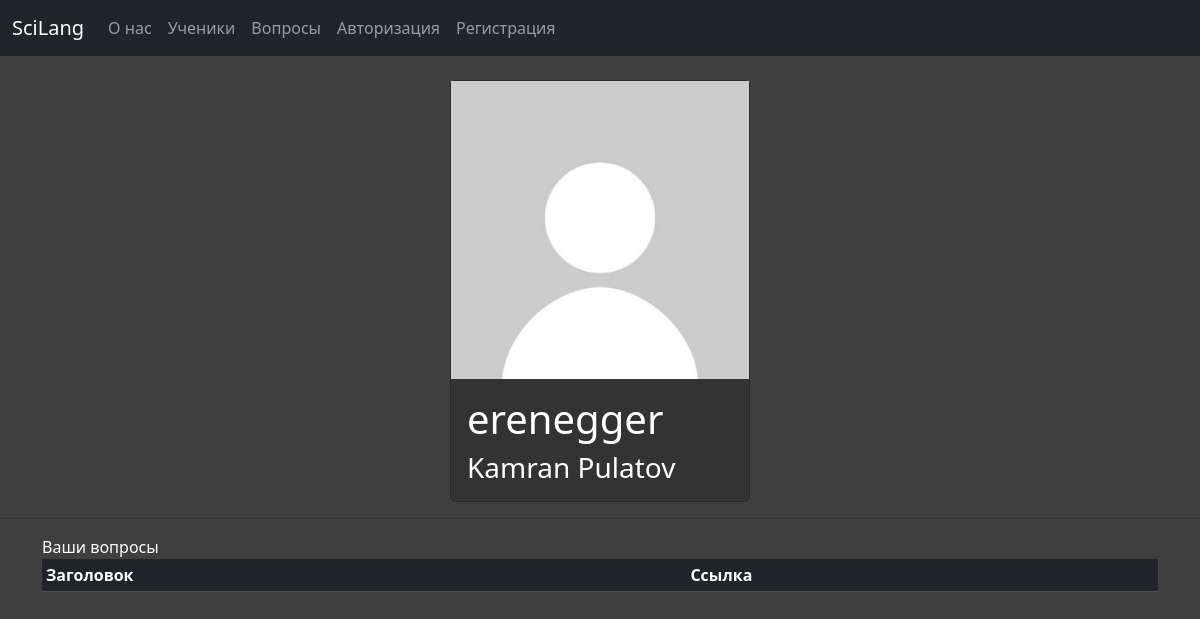
Before: /user/erenegger/ with the older database file.
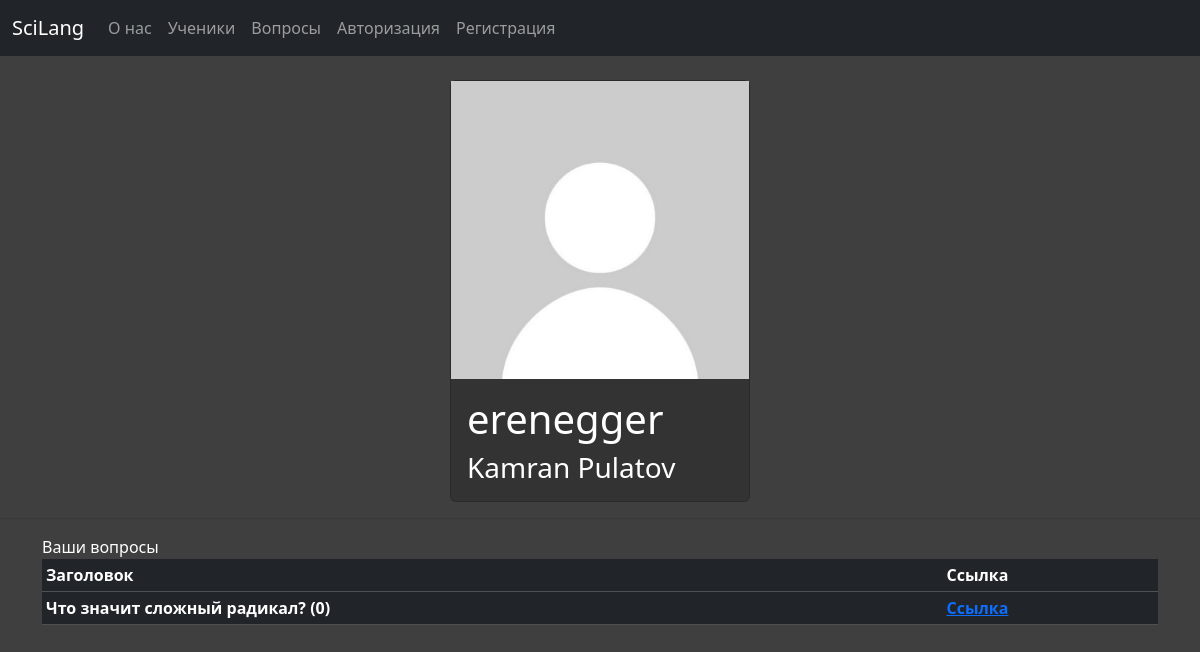
After: the same page with the newer database file.
### forum/models.py (models this page shows, shortened)
class Questions(models.Model):
    image = models.ImageField(upload_to='questions', null=True)
    subject = models.TextField()
    title = models.CharField(max_length=10000, unique=True)
    content = models.TextField()
    author = models.ForeignKey(ForumUser, on_delete=models.CASCADE)
    date = models.DateTimeField(auto_now_add=True)
    views = models.ManyToManyField(ForumUser, related_name='post_views', blank=True)
    class Meta:
        verbose_name = "Question"

### forum/views.py (the view)
# urls.py: path('', views.user, name='user'),
def user(request, username):
    current_user = request.user.username
    user = ForumUser.objects.get(username=username)
    questions = Questions.objects.filter(author=user.id).order_by('-date')
    ans_count = {q.id: Answers.objects.filter(question=q.id).count() for q in questions}
    context = {
        'user': user,
        'c_user': current_user,
        'questions': questions,
        'ans_count': ans_count,
    }
    return render(request, 'user_detail.html', context=context)

### forum/views.py (called while the page is built)
@register.filter
def get_item(dictionary, key):
    return dictionary.get(key)

### forum/templates/user_detail.html (shortened to what this page needs)
<!DOCTYPE html>
{% load static %}
<html>
<head>
    <link rel="stylesheet" href='{% static "css/style.css" %}?{% now "U" %}'>
    <link href="https://cdn.jsdelivr.net/npm/bootstrap@5.3.2/dist/css/bootstrap.min.css" rel="stylesheet">
</head>
<body class="body-custom">
    <nav class="navbar navbar-expand-sm bg-dark navbar-dark">
        <div class="container-fluid">
            <a class="nav-link navbar-brand" href="/">SciLang</a>
            <div class="collapse navbar-collapse" id="collapsibleNavbar">
                <ul class="navbar-nav">
                    <li class="nav-item">
                        <a class="nav-link" href="/about">О нас</a>
                    </li>
                    <li class="nav-item">
                        <a class="nav-link" href="/userslist">Ученики</a>
                    </li>
                    <li class="nav-item">
                        <a class="nav-link" href="/questions">Вопросы</a>
                    </li>
                    {% if not request.user.is_authenticated %}
                        <li class="nav-item">
                            <a class="nav-link" href="/auth">Авторизация</a>
                        </li>
                        <li class="nav-item">
                            <a class="nav-link" href="/reg">Регистрация</a>
                        </li>
                    {% endif %}
                </ul>
            </div>
        </div>
    </nav>
    <div class="card mt-4" style="max-width: 300px; margin: 0 auto; background-color: #333; color: #fff;">
        {% if user.profile_image %}
            <img src="{{ user.profile_image.url }}" width="300" height="300" class="profile_image">
        {% else %}
            <img src="{% static 'img/default_photo.jpg' %}">
        {% endif %}
        <div class="card-body d-grid">
            <h1 class="card-title">{{ user.username }}</h1>
            <h3 class="card-text">{{ user.first_name }} {{ user.last_name }}</h3>
        </div>
    </div>
    <hr>
    <div class="container mt-3 text-white">
        Ваши вопросы
        <table class="table table-dark table-sm">
            <tr>
                <th>Заголовок</th>
                <th>Ссылка</th>
            </tr>
            {% for q in questions %}
                <tr>
                    <th>{{ q.title }} ({{ ans_count|get_item:q.id }})</th>
                    <th><a href="{% url 'q_details' q.subject q.id %}">Ссылка</a></th>
                </tr>
            {% endfor %}
        </table>
    </div>
</body>
</html>

Changed rows visible on the page:
added Questions: title "Что значит сложный радикал?", id "0"
